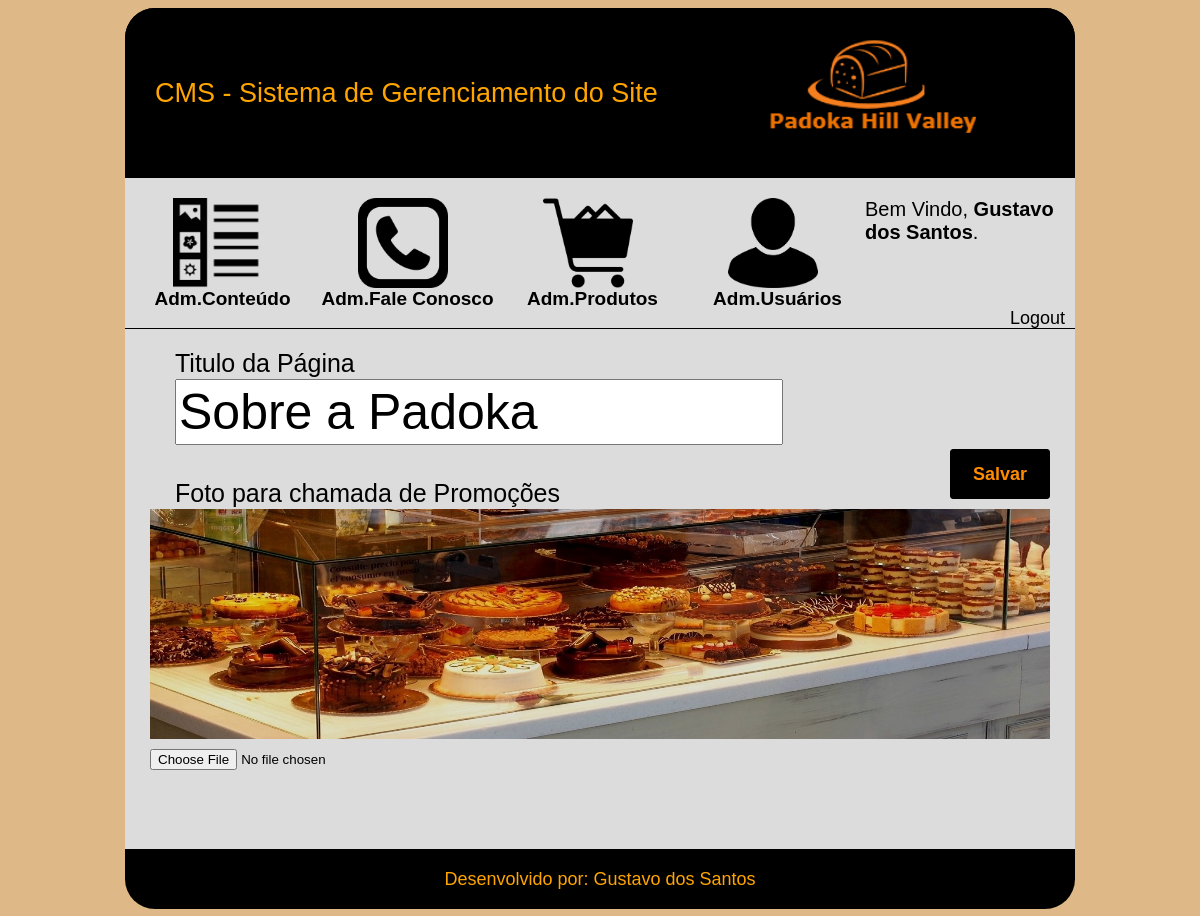
The app's page /cms/titulo-sobre.php (signed in) with its own data.
### tables this page shows
CREATE TABLE `tbl_pagina_sobre` (
  `id` int(11) NOT NULL AUTO_INCREMENT,
  `titulo` varchar(30) NOT NULL,
  `imagem_promo` varchar(255) DEFAULT NULL,
  PRIMARY KEY (`id`)
);

### cms/titulo-sobre.php (the view, shortened to what this page needs)
<!DOCTYPE html>
<html>
<head>
    <link rel="stylesheet" type="text/css" href="css/titulo-sobre.css">
    <link rel="stylesheet" type="text/css" href="css/header.css">
</head>
<body>
    <div id="main">
        <?php require_once 'header.php';
        $sql = "SELECT * FROM tbl_pagina_sobre;";
        $resultado = mysqli_query($con, $sql);
        while($rsDados = mysqli_fetch_array($resultado)){
        ?>
        <div id="content">
            <form id="frmCadastro" name="frmCadastro" method="POST" action="titulo-sobre.php">
                <div id=caixa-input-titulo>
                    <div class="titulo">
                        Titulo da Página
                    </div>
                    <input type="text" name="txtTitulo" id="titulo-pagina" value="<?php echo($rsDados['titulo']);?>" required>
                </div>
                <input type="button" value="Salvar" id="botao-salvar" name="btnSalvar">
            </form>
            <form name="frmFoto" method="POST" action="upload-foto.php?txt=txtFoto" enctype="multipart/form-data" id="frmFoto">
                <div class="titulo">
                    Foto para chamada de Promoções
                </div>
                <div id="caixa-foto">
                    <img src="<?php echo($rsDados['imagem_promo']);?>">
                </div>
                <input type="file" name="fleFoto" id="foto" class="file">
            </form>
        <?php
        }
            ?>
        </div>
        <footer>
            Desenvolvido por: Gustavo dos Santos
        </footer>
    </div>
</body>
</html>

### cms/css/titulo-sobre.css (style rules this page uses)
body { font-family: sans-serif; background-color: burlywood; }
#main { width: 950px; height: 900px; margin-left: auto; margin-right: auto; border-radius: 30px; }
#content { width: 100%; height: 520px; background-color: gainsboro; border-top: 1px solid #000000; }
#caixa-input-titulo { width: 600px; height: 100px; margin-bottom: 30px; margin-top: 20px; }
.titulo { width: 600px; height: 30px; font-size: 25px; margin-left: 50px; }
#titulo-pagina { width: 600px; height: 60px; font-size: 50px; margin-left: 50px; }
#caixa-foto { width: 900px; height: 230px; background-color: aliceblue; margin-left: auto; margin-right: auto; margin-bottom: 10px; }
#caixa-foto img { width: 900px; height: 230px; position: absolute; }
#botao-salvar { width: 100px; height: 50px; background-color: black; border-style: none; border-radius: 3px; font-weight: bold; font-size: 18px; border:1px solid black; color: darkorange; margin-left: 30px; float: right; margin-right: 25px; margin-top: -30px; }
.file { margin-left: 25px; }
footer { width: 100%; height: 40px; background-color: black; border-bottom-left-radius: 30px; border-bottom-right-radius: 30px; font-size: 18px; text-align: center; color: orange; padding-top: 20px; }

### records on screen
tbl_pagina_sobre: txtTitulo "Sobre a Padoka", imagem_promo (picture)

### other values on screen
$_SESSION['nomeDoUsuario'] "Gustavo dos Santos"
